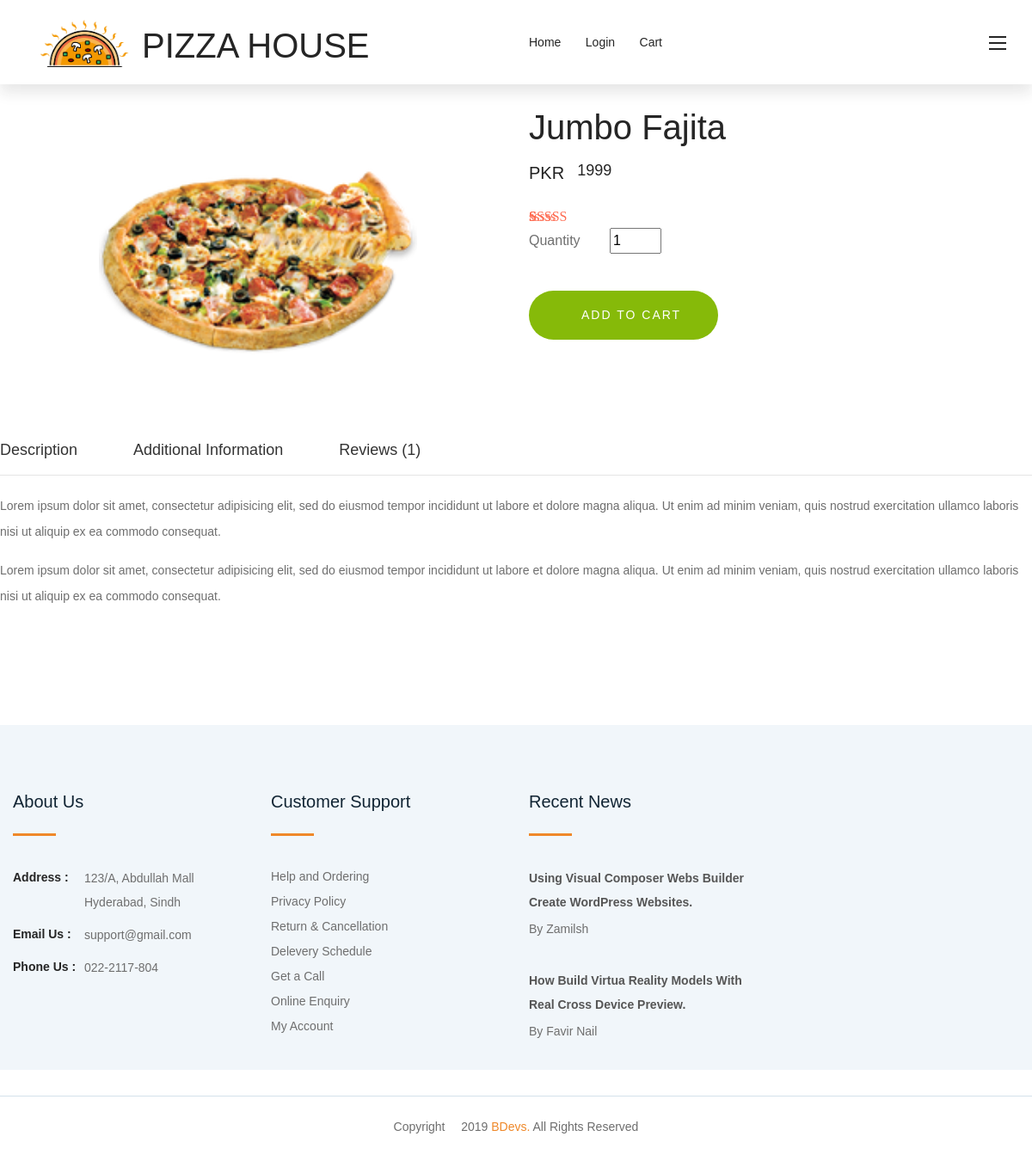
Page /add_cart.php?id=29 on the committed database.
### tables this page shows
CREATE TABLE `products` (
  `id` int(11) NOT NULL,
  `product_name` varchar(55) NOT NULL,
  `product_price` int(11) NOT NULL,
  `image_path` varchar(44) NOT NULL,
  `date` timestamp NOT NULL DEFAULT current_timestamp()
);

### add_cart.php (the view, shortened to what this page needs)
<?php
	$pid =$_GET['id'];
?>
<!DOCTYPE html>
<html class="js sizes customelements history pointerevents postmessage webgl websockets cssanimations csscolumns csscolumns-width csscolumns-span csscolumns-fill csscolumns-gap csscolumns-rule csscolumns-rulecolor csscolumns-rulestyle csscolumns-rulewidth csscolumns-breakbefore csscolumns-breakafter csscolumns-breakinside flexbox picture srcset webworkers" lang="zxx"><head><meta http-equiv="Content-Type" content="text/html; charset=UTF-8">
<link rel="stylesheet" id="contact-form-7-css" href="./pizza_cart_files/styles.css" media="all">
<link rel="stylesheet" id="woocommerce_prettyPhoto_css-css" href="./pizza_cart_files/prettyPhoto.css" media="all">
<link rel="stylesheet" id="woocommerce-layout-css" href="./pizza_cart_files/woocommerce-layout.css" media="all">
<link rel="stylesheet" id="woocommerce-smallscreen-css" href="./pizza_cart_files/woocommerce-smallscreen.css" media="only screen and (max-width: 768px)">
<link rel="stylesheet" id="woocommerce-general-css" href="./pizza_cart_files/woocommerce.css" media="all">
<link rel="stylesheet" id="orgafe-fonts1-css" href="./pizza_cart_files/css" media="all">
<link rel="stylesheet" id="bootstrap-css" href="./pizza_cart_files/bootstrap.min.css" media="all">
<link rel="stylesheet" id="owl-carousel-css" href="./pizza_cart_files/owl.carousel.min.css" media="all">
<link rel="stylesheet" id="animate-css" href="./pizza_cart_files/animate.min.css" media="all">
<link rel="stylesheet" id="magnific-popup-css" href="./pizza_cart_files/magnific-popup.css" media="all">
<link rel="stylesheet" id="fontawesome-css" href="./pizza_cart_files/fontawesome-all.min.css" media="all">
<link rel="stylesheet" id="dripicons-css" href="./pizza_cart_files/dripicons.css" media="all">
<link rel="stylesheet" id="meanmenu-css" href="./pizza_cart_files/meanmenu.css" media="all">
<link rel="stylesheet" id="orgafe-slick-css" href="./pizza_cart_files/slick.css" media="all">
<link rel="stylesheet" id="orgafe-default-css" href="./pizza_cart_files/default.css" media="all">
<link rel="stylesheet" id="orgafe-style-css" href="./pizza_cart_files/style.css" media="all">
<link rel="stylesheet" id="orgafe-responsive-css" href="./pizza_cart_files/responsive.css" media="all">
<link rel="stylesheet" id="style-css" href="./pizza_cart_files/style(1).css" media="all">
<script type="text/javascript" charset="UTF-8" src="./pizza_cart_files/common.js.download"></script><script type="text/javascript" charset="UTF-8" src="./pizza_cart_files/util.js.download"></script></head>
<body id="bg" class="product-template-default single single-product postid-417 woocommerce woocommerce-page wpb-js-composer js-comp-ver-5.4.7 vc_responsive" data-new-gr-c-s-check-loaded="14.1032.0" data-gr-ext-installed="">
 <header>
<div id="sticky-header" class="main-menu-area header-2-menu pl-55 pr-55 sticky">
	<div class="container-fluid">
		<div class="row">
			<div class="col-xl-6 col-lg-6 d-flex align-items-center">
				<div class="logo">
					<a href="#"><img src="image/pizza_logo.png" alt=""></a>
				</div>
				<div class="logo">
						<a href="#"><h1 style="padding-top:15px">PIZZA HOUSE</h1></a>
				</div>
			</div>
			<div class="col-xl-2 col-lg-4">
				<div class="main-menu">
					<nav id="mobile-menu" style="display: block;">
						<ul class=" ">
<li id="menu-item-462" class="menu-item menu-item-type-post_type menu-item-object-page menu-item-462 active"><a title="Contact" class="123" href="./index.php">home</a></li>
<li id="menu-item-462" class="menu-item menu-item-type-post_type menu-item-object-page menu-item-462"><a title="Contact" class="123" href="#">Login</a></li>
<li id="menu-item-462" class="menu-item menu-item-type-post_type menu-item-object-page menu-item-462"><a title="Contact" class="123" href="./cart_pizza.php">cart</a></li>
</ul>
					</nav>
				</div>
			</div>
			<div class="col-xl-4 col-lg-3">
				<div class="header2-right d-none d-md-none d-lg-block">
					<div class="menu-bar f-right info-bar text-right d-none d-md-none d-lg-block">
						<span></span>
						<span></span>
						<span></span>
					</div>
				</div>
			</div>
		</div>
	</div>
</div>
</header>
<main>
<?php
$connection = get_connection();
$sql = "select * from products where id =$pid";
$result= mysqli_query($connection,$sql);
$row = mysqli_fetch_assoc($result);
?>
<section class="shop-banner-area pt-120 pb-120">
    <div class="container">
      <div class="row">
        <div class="col-1">
		</div>
			<div class="col-xl-5 col-lg-6">
		        <div class="product-details-img mb-20">
		            <div class="tab-content" id="myTabContent3">
		                														<div class="tab-pane fade show active" id="home" role="tabpanel">
                                <div class="product-medium-img">
                                    <img width="370" height="315" src="<?=$row['image_path']?>" class="attachment-1000 size-300" alt=""  sizes="(max-width: 370px) 100vw, 470px">                                </div>
                            </div>
		            </div>
		        </div>
		    </div>
 			<div class="col-xl-6 col-lg-6">
                <div class="product-details mb-30">
                    <div class="post-title "><h3 class="post-title" id="title"><?=$row['product_name']?></h3></div><div itemprop="offers" itemscope="" itemtype="http://schema.org/Offer">
	<p class="price"> <ins><span class="woocommerce-Price-amount amount"><span class="woocommerce-Price-currencySymbol">PKR</span><h5 id="product_price"><?=$row['product_price']?></h5></span></ins></p>
</div>
    <div class="woocommerce-product-rating" itemprop="aggregateRating" itemscope="" itemtype="http://schema.org/AggregateRating">
		<div class="star-rating" title="Rated 5 out of 5">
			<span style="width:100%">
				<strong itemprop="ratingValue" class="rating">5</strong> out of <span itemprop="bestRating">5</span>				based on <span itemprop="ratingCount" class="rating">1</span> customer rating			</span>
		</div>
    </div>
<div class="product_meta">
		<span class="sku_wrapper">Quantity <span class="sku" itemprop="sku"> <input type="number" id="quantity" value="1" style="width:60px; margin-left:30px;"></span></span>
</div>
	 	<button  type="submit"  id="cart" class="btn btn-primary site-button pull-left" style="margin-top:60px;"><i class="fa fa-cart-plus"></i> Add to cart</button>
                </div>
            </div>
	<div class="full_width panel with-nav-tabs panel-default mbot80 ">
	<div class="panel-heading">
		<ul class="nav nav-tabs">
							<li class="active description_tab">
					<a href="https://shtheme.com/demosd/orgafe/?product=fresh-orange#tab-description" data-toggle="tab">Description</a>
				</li>
							<li class=" additional_information_tab">
					<a href="https://shtheme.com/demosd/orgafe/?product=fresh-orange#tab-additional_information" data-toggle="tab">Additional Information</a>
				</li>
							<li class=" reviews_tab">
					<a href="https://shtheme.com/demosd/orgafe/?product=fresh-orange#tab-reviews" data-toggle="tab">Reviews (1)</a>
				</li>
								</ul>
		</div>
		<div class="panel-body">
                  <div class="tab-content">
					<div class="tab-pane fade in active" id="tab-description">
<p>Lorem ipsum dolor sit amet, consectetur adipisicing elit, sed do eiusmod tempor incididunt ut labore et dolore magna aliqua. Ut enim ad minim veniam, quis nostrud exercitation ullamco laboris nisi ut aliquip ex ea commodo consequat.</p>
<p>Lorem ipsum dolor sit amet, consectetur adipisicing elit, sed do eiusmod tempor incididunt ut labore et dolore magna aliqua. Ut enim ad minim veniam, quis nostrud exercitation ullamco laboris nisi ut aliquip ex ea commodo consequat.</p>
			</div>
			</div>
		</div>
		</div>
	</div>
    </div>
</section>
<footer>
    <div class="footer-area footer1 grey1-bg pt-75">
        <div class="container">
            <div class="row">
                <div class="col-xl-3 col-lg-3 col-md-6">
                                        <div id="text-10">			<div class="textwidget"><div class="footer-wrapper mb-30">
<div class="footer-title">
<h4>About Us</h4>
<p></p></div>
<ul class="footer-address">
<li>
                                            <strong>Address :</strong><p></p>
<p>123/A, Abdullah Mall Hyderabad, Sindh</p>
</li>
<li>
                                            <strong>Email Us :</strong><p></p>
<p>support@gmail.com</p>
</li>
<li>
                                            <strong>Phone Us :</strong><p></p>
<p>022-2117-804 </p>
</li>
</ul></div>
</div>
		</div>                                    </div>
                <div class="col-xl-3 col-lg-3 col-md-6">
                                        <div id="text-11">			<div class="textwidget"><div class="footer-wrapper pl-45 mb-30">
<div class="footer-title">
<h4>Customer Support</h4>
<p></p></div>
<ul class="fotter-menu">
<li><a href="#">Help and Ordering</a></li>
<li><a href="#">Privacy Policy</a></li>
<li><a href="#">Return &amp; Cancellation</a></li>
<li><a href="#">Delevery Schedule</a></li>
<li><a href="#">Get a Call</a></li>
<li><a href="#">Online Enquiry</a></li>
<li><a href="#">My Account</a></li>
</ul></div>
</div>
		</div>                                    </div>
                <div class="col-xl-3 col-lg-3 col-md-6">
                                        <div id="text-12">			<div class="textwidget"><div class="footer-wrapper mb-30">
<div class="footer-title">
<h4>Recent News</h4>
<p></p></div>
<ul class="footer-list">
<li>
<div class="footer-info">
<h5><a href="https://shtheme.com/demosd/orgafe/?page_id=142#">Using Visual Composer Webs Builder Create WordPress Websites.</a></h5>
<p>                                                <span>By Zamilsh</span>
                                            </p></div>
</li>
<li>
<div class="footer-info">
<h5><a href="https://shtheme.com/demosd/orgafe/?page_id=142#">How Build Virtua Reality Models With Real Cross Device Preview.</a></h5>
<p>                                                <span>By Favir Nail</span>
                                            </p></div>
</li>
</ul></div>
</div>
		</div>                                    </div>
</div></div>
<p></p></div>
            <div class="footer-border mt-30 pt-20 pb-25">
                <div class="row">
                    <div class="col-xl-12 text-center">
                        <div class="copyright">
                            <p>                             Copyright                            <i class="far fa-copyright"></i>                             2019                            <a href="https://shtheme.com/demosd/orgafe/?page_id=142#">                           BDevs.                           </a>                            All Rights Reserved                            </p>
                        </div>
                    </div>
                </div>
            </div>
</footer>
</main>
</body><grammarly-desktop-integration data-grammarly-shadow-root="true"></grammarly-desktop-integration></html>

### pizza_cart_files/woocommerce-layout.css (style rules this page uses)
.woocommerce img,.woocommerce-page img { height:auto;max-width:100% }

### pizza_cart_files/woocommerce.css (style rules this page uses)
.woocommerce #review_form #respond:after,.woocommerce #reviews #comments ol.commentlist li .comment-text:after,.woocommerce #reviews #comments ol.commentlist:after,.woocommerce .woocommerce-product-rating:after,.woocommerce td.product-name dl.variation:after { clear:both }
.woocommerce .star-rating { float:right;overflow:hidden;position:relative;height:1em;line-height:1;font-size:1em;width:5.4em;font-family:star }
.woocommerce .star-rating:before { content:"\73\73\73\73\73";color: #ffd925!important;float:left;top:0;left:0;position:absolute }
.woocommerce .star-rating span { overflow:hidden;float:left;top:0;left:0;position:absolute;padding-top:1.5em }
.woocommerce .star-rating span:before { content:"\53\53\53\53\53";top:0;color: #ffd925!important;position:absolute;left:0 }
.woocommerce .woocommerce-product-rating { line-height:2;display:block }
.woocommerce .woocommerce-product-rating:after,.woocommerce .woocommerce-product-rating:before { content:" ";display:table }
.woocommerce .woocommerce-product-rating .star-rating { margin:.5em 4px 0 0;float:left }

### pizza_cart_files/default.css (style rules this page uses)
.mt-30 { margin-top: 30px; }
.mb-20 { margin-bottom: 20px; }
.mb-30 { margin-bottom: 30px; }
.pt-20 { padding-top: 20px; }
.pt-75 { padding-top: 75px; }
.pt-120 { padding-top: 120px; }
.pb-25 { padding-bottom: 25px; }
.pb-120 { padding-bottom: 120px; }
.pl-45 { padding-left: 45px; }
.pl-55 { padding-left: 55px; }
.pr-55 { padding-right: 55px; }
.grey1-bg { background: #f1f6fa; }

### pizza_cart_files/responsive.css (style rules this page uses)
@media (min-width: 1200px) and (max-width: 1500px) { .main-menu nav > ul > li { margin-left: 25px; } }
@media (min-width: 992px) and (max-width: 1200px) { .header-2-menu.sticky { padding-top: 0; } }
@media (min-width: 992px) and (max-width: 1200px) { .footer-wrapper { padding-left: 0; } }
@media (min-width: 992px) and (max-width: 1200px) { .header-2-menu { padding-left: 15px; padding-right: 15px; } }
@media (min-width: 992px) and (max-width: 1200px) { .main-menu nav > ul > li { margin-left: 24px; } }

### pizza_cart_files/style(1).css (style rules this page uses)
.product-details .post-title { font-size: 40px; font-weight: 500; }
.product-details ins { float: left; margin-right: 10px; text-decoration: none; }
.product-details ins * { color: #222; font-size: 20px; }
.product-details p.price { margin-bottom: 10px; }
.woocommerce-product-rating { margin-bottom: 20px; }
.woocommerce .star-rating span:before, .woocommerce .star-rating:before { color: #fe6b51!important; }
.shop-banner-area .full_width { width: 100%; }
.shop-banner-area .panel-heading ul { border-bottom: 1px solid #e5e5e5; }
.shop-banner-area .panel-heading li { margin-right: 65px; position: relative; }
.shop-banner-area .panel-heading li a { color: #333; font-size: 18px; font-weight: 500; padding: 0; padding-bottom: 15px; display: block; }
.shop-banner-area .panel-body { margin-top: 20px; }
.shop-banner-area #tab-description { opacity: 1!important; }
.product_meta { margin-top: -20px; margin-bottom: -17px; color: #6e6e6e; }
header { background: #ffffff; position: relative; z-index: 2; }
.woocommerce-Price-amount { float: none!important; margin-right: 5px; }
.header-logo a img, .logo a img, .bottom-logo a img { max-width: 135px; height: auto; }

### add_cart.php (style rules this page uses)
body { font-weight:normal;font-style:normal;color:#333; }

### rows in the picture
products: image_path (picture), product_name "Jumbo Fajita", product_price "1999"
